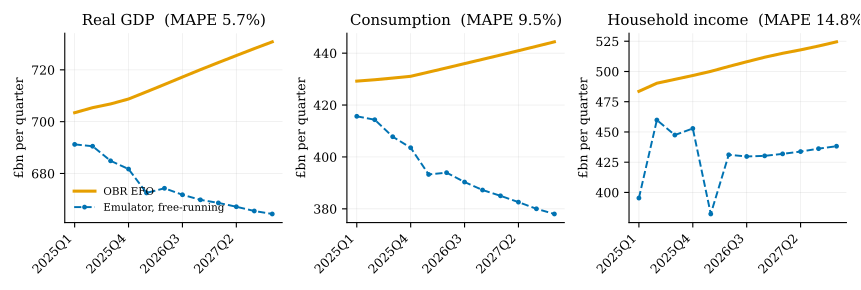

The script that saved this image:
"""Figure 2: free-running (raw, de-seeded) model vs the OBR EFO.

Shows the honest divergence of the raw model (add-factors off, EFO seed
removed) for real GDP, consumption, and household disposable income.
Uses the same de-seeded solve as the calibration scorecard
(obr_macro.calibration_score.raw_solve).
"""

from pathlib import Path

import matplotlib.pyplot as plt
import numpy as np

from style import BLUE, ORANGE, quarters_axis

from obr_macro.calibration_score import raw_solve, START, END
from obr_macro.data import load_obr_data

HERE = Path(__file__).parent


def main():
    s, _, _, t0, t1 = raw_solve()
    efo = load_obr_data()

    model = s.data.loc[START:END]
    official = efo.loc[START:END]
    periods = list(model.index)

    panels = [
        ("GDPM", "Real GDP"),
        ("CONS", "Consumption"),
        ("HHDI", "Household income"),
    ]
    fig, axes = plt.subplots(1, 3, figsize=(8.6, 2.9))
    for ax, (code, label) in zip(axes, panels):
        m = model[code].values / 1000.0
        o = official[code].values / 1000.0
        ax.plot(range(len(periods)), o, color=ORANGE, lw=2.2, label="OBR EFO")
        ax.plot(
            range(len(periods)),
            m,
            color=BLUE,
            lw=1.4,
            ls="--",
            marker="o",
            ms=2.5,
            label="Emulator, free-running",
        )
        mape = 100 * np.mean(np.abs(m - o) / o)
        ax.set_title(f"{label}  (MAPE {mape:.1f}%)")
        ax.set_ylabel("£bn per quarter")
        quarters_axis(ax, periods, step=3)
    axes[0].legend(loc="lower left", fontsize=7.5)
    fig.tight_layout()
    fig.savefig(HERE / "fig_free_running.pdf")
    out = model[[c for c, _ in panels]].join(
        official[[c for c, _ in panels]], lsuffix="_model", rsuffix="_efo"
    )
    out.to_csv(HERE / "fig_free_running_data.csv")
    print("wrote fig_free_running.pdf")


if __name__ == "__main__":
    main()
